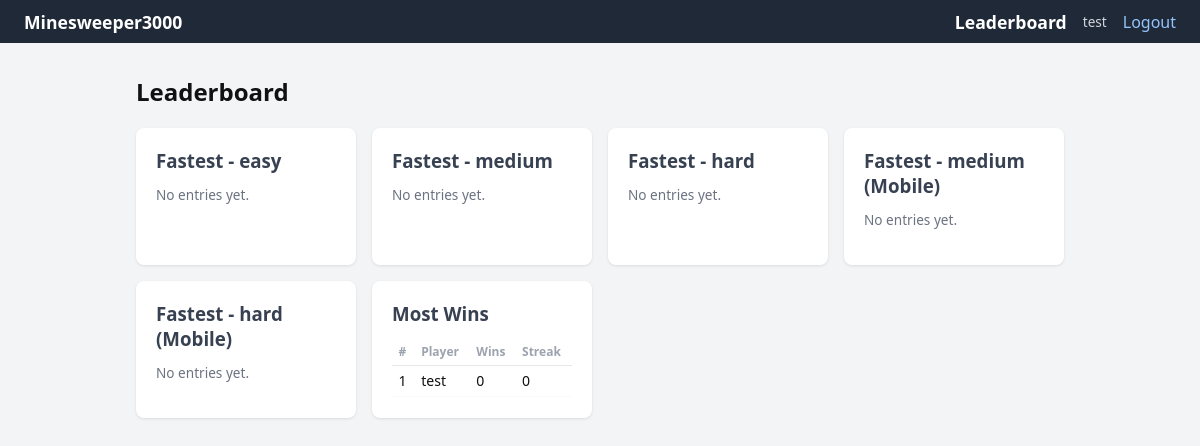
The page /leaderboard (signed in) on the database its author committed.
### models.py (models this page shows)
class User(SQLModel, table=True):
    id: int | None = Field(default = None, primary_key=True)
    name: str
    password: str

### main.py (the view)
@app.get("/leaderboard", response_class=HTMLResponse)
async def leaderboard(request: Request, user: User = Depends(get_active_user), session: Session = Depends(get_session)):
    if not user:
        return RedirectResponse("/login")
    best_times = {}
    for diff in ["easy", "medium", "hard", "medium (Mobile)", "hard (Mobile)"]:
        rows = session.exec(select(BestTime, User).join(User, BestTime.user_id == User.id).where(BestTime.difficulty == diff).order_by(BestTime.time_seconds)).all()
        seen = {}
        for bt, u in rows:
            if u.name not in seen:
                seen[u.name] = round(bt.time_seconds, 1)
        best_times[diff] = list(seen.items())[:10]
    most_wins = session.exec(select(UserStats, User).join(User, UserStats.user_id == User.id).order_by(UserStats.games_won.desc())).all()
    return templates.TemplateResponse(request, "leaderboard.html", {
        "user": user,
        "best_times": best_times,
        "most_wins": [(u.name, s.games_won, s.best_streak) for s, u in most_wins[:10]],
    })

### templates/leaderboard.html (shortened to what this page needs)
{% extends "index.html" %}
{% block content %}
<h2>Leaderboard</h2>
<div class="lb-grid">
    {% for diff in ["easy", "medium", "hard", "medium (Mobile)", "hard (Mobile)"] %}
    <section class="card">
        <h3>Fastest - {{ diff }}</h3>
        {% if best_times[diff] %}
        <table class="lb-table">
        <tr><th>#</th><th>Player</th><th>Time</th></tr>
        {% for name, secs in best_times[diff] %}
        <tr>
            <td>{{ loop.index }}</td><td>{{ name }}</td><td>{{ secs }}s</td>
        </tr>
        {% endfor %}
        </table>
        {% else %}
        <p class="hint">No entries yet.</p>
        {% endif %}
    </section>
    {% endfor %}
    <section class="card">
        <h3>Most Wins</h3>
        {% if most_wins %}
        <table class="lb-table">
        <tr><th>#</th><th>Player</th><th>Wins</th><th>Streak</th></tr>
        {% for name, wins, streak in most_wins %}
        <tr>
        <td>{{ loop.index }}</td><td>{{ name }}</td><td>{{ wins }}</td><td>{{ streak }}</td>
        </tr>
        {% endfor %}
        </table>
        {% else %}
        <p class="hint">No data yet.</p>
        {% endif %}
    </section>
</div>
{% endblock %}

### templates/index.html (shortened to what this page needs)
<!DOCTYPE html>
<html lang="pt-br">
    <head>
        <link rel="stylesheet" href="/static/style.css">
    </head>
    <body>
        <nav>
        <a href="/">Minesweeper3000</a>
        {% if user %}
        <div class="nav-right">
            <a href="/leaderboard">Leaderboard</a>
            <span class="nav-user">{{ user.name }}</span>
            <a href="/logout">Logout</a>
        </div>
        {% endif %}
        </nav>
        <main id="main">
            {% block content %}{% endblock %}
        </main>
    </body>
</html>

### static/style.css (style rules this page uses)
*, *::before, *::after { box-sizing: border-box; margin: 0; padding: 0; }
body { font-family: system-ui, sans-serif; background: #f3f4f6; color: #111; }
nav { background: #1f2937; color: white; padding: .6rem 1.5rem; display: flex; justify-content: space-between; align-items: center; flex-wrap: wrap; gap: .5rem; }
nav a { color: #93c5fd; text-decoration: none; }
nav a:first-child { color: white; font-weight: 700; font-size: 1.1rem; }
.nav-right { display: flex; gap: 1rem; align-items: center; }
.nav-user { color: #d1d5db; font-size: .85rem; }
#main { max-width: 960px; margin: 2rem auto; padding: 0 1rem; }
h2 { margin-bottom: 1.25rem; }
h3 { margin-bottom: .75rem; color: #374151; }
.hint { font-size: .85rem; color: #6b7280; margin-bottom: 1rem; }
.card { background: white; border-radius: 8px; padding: 1.25rem; box-shadow: 0 1px 3px rgba(0,0,0,.1); }
.lb-grid { display: grid; grid-template-columns: repeat(auto-fit, minmax(200px,1fr)); gap: 1rem; }
.lb-table { width: 100%; border-collapse: collapse; }
.lb-table th { font-size: .75rem; color: #9ca3af; text-align: left; padding: .3rem .4rem; border-bottom: 1px solid #e5e7eb; }
.lb-table td { padding: .35rem .4rem; border-bottom: 1px solid #f9fafb; font-size: .88rem; }

### rows shown on the page
User: name "test", wins "0", streak "0"

### other values the page prints
{{ diff }} "easy" "medium" "hard" "medium (Mobile)" "hard (Mobile)"
